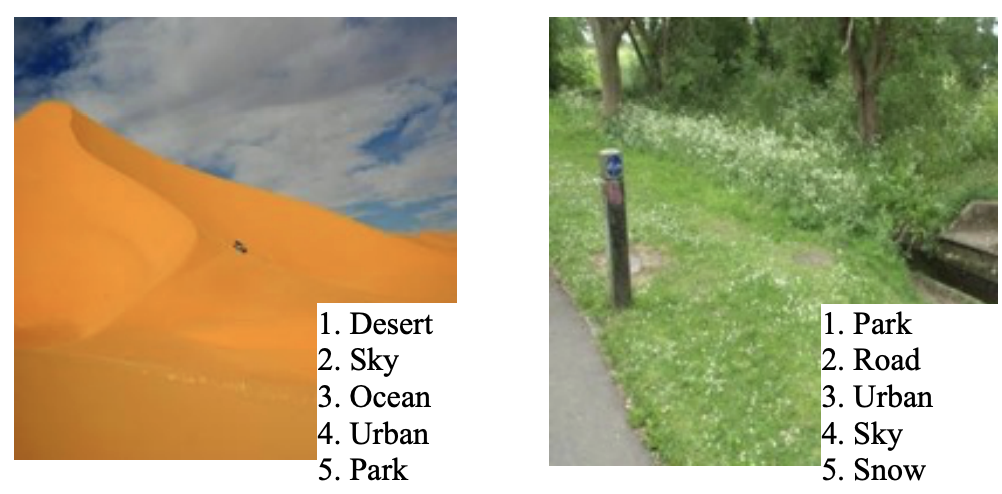
#> input picture ComputerVisionProject/Sceneclassification.png, 1002 x 494 px; its folder holds only this picture in this run
$ python -i assign2_sceneclassifier.py   (imports and definitions only)
#> lines starting #> are read from the running program, lines starting #| are printed output that depends on the picture
import os
from pathlib import Path
import pickle
from tqdm import tqdm
import warnings
import numpy as np
from skimage import io, color, transform, filters, feature
from sklearn.svm import SVC
from skimage import exposure
from sklearn.preprocessing import StandardScaler
from sklearn.pipeline import Pipeline
from sklearn.model_selection import train_test_split, GridSearchCV, StratifiedKFold
from sklearn.metrics import confusion_matrix, precision_recall_fscore_support, top_k_accuracy_score
from joblib import dump, load

# ------------------- CONFIG -------------------
RESOLUTIONS = [(64, 64)]         # matches Combination 11
HOG_PIXELS_PER_CELL = (16, 16)   # larger cell size as in Combination 11
HOG_CELLS_PER_BLOCK = (2, 2)     # same as original
HOG_ORIENTATIONS = 6              # from Combination 11
COLOR_BINS = 16                   # higher color resolution
TEXTURE_BINS = 8                  # as in Combination 11

DATA_DIR = "assignment2_places"
MODEL_FILE = "scene_svm.joblib"
LABEL_FILE = "labels.pkl"

# [1 line not run here, left out]

# ------------------- FEATURE FUNCTIONS -------------------
def extract_color_histogram(img, bins=16):
    hist_r, _ = np.histogram(img[:, :, 0], bins=bins, range=(0, 1), density=True)
    hist_g, _ = np.histogram(img[:, :, 1], bins=bins, range=(0, 1), density=True)
    hist_b, _ = np.histogram(img[:, :, 2], bins=bins, range=(0, 1), density=True)
    return np.concatenate([hist_r, hist_g, hist_b])

def extract_edge_features(img_gray):
    edge_sobel = filters.sobel(img_gray)
    hist, _ = np.histogram(edge_sobel, bins=TEXTURE_BINS, range=(0, 1), density=True)
    return hist

def extract_texture_features(img_gray):
    img_gray_uint8 = (img_gray * 255).astype(np.uint8)
    lbp = feature.local_binary_pattern(img_gray_uint8, P=8, R=1, method="uniform")
    hist, _ = np.histogram(lbp, bins=TEXTURE_BINS, range=(0, lbp.max() + 1), density=True)
    return hist

def extract_hog_features(img_gray, pixels_per_cell=(8, 8), cells_per_block=(2, 2), orientations=9):
    return feature.hog(img_gray, orientations=orientations, pixels_per_cell=pixels_per_cell,
                       cells_per_block=cells_per_block, block_norm="L2-Hys", visualize=False, feature_vector=True)

def extract_multi_features(img, resolutions=RESOLUTIONS):
    img_features = []
    for res in resolutions:
        img_resized = transform.resize(img, res, anti_aliasing=True)
        if img_resized.max() > 2.0:
            img_resized = img_resized / 255.0
        img_gray = color.rgb2gray(img_resized)

        # ---------------- Histogram Equalization ----------------
        img_gray = exposure.equalize_hist(img_gray)
        # --------------------------------------------------------

        feats_color = extract_color_histogram(img_resized, bins=COLOR_BINS)
        feats_edge = extract_edge_features(img_gray)
        feats_texture = extract_texture_features(img_gray)
        feats_hog = extract_hog_features(
            img_gray,
            pixels_per_cell=HOG_PIXELS_PER_CELL,
            cells_per_block=HOG_CELLS_PER_BLOCK,
            orientations=HOG_ORIENTATIONS
        )
        combined = np.concatenate([feats_color, feats_edge, feats_texture, feats_hog])
        img_features.append(combined)
    return np.concatenate(img_features)


# ------------------- LOAD DATASET -------------------
# [50 lines left out: functions load_dataset, train_scene_classifier, not called in this run]

# ------------------- MAIN -------------------
# [17 lines not run here, left out]

# [1 line that did not run here, left out]
# [1 line that did not run here, left out]

# Overall accuracy
# [1 line that did not run here, left out]

# Confusion matrix
# [1 line that did not run here, left out]

# Precision, recall, F1
# [1 line that did not run here, left out]

# Top-3 overall
# [1 line that did not run here, left out]

# Top-3 per class
topk_per_class = []
# [17 lines not run here, left out]

>>> import cv2
>>> picture = cv2.cvtColor(cv2.imread('Sceneclassification.png'), cv2.COLOR_BGR2RGB)
>>> result = extract_multi_features(picture)
#> the loop in extract_multi_features, `for res in resolutions:` made 1 pass
#> feats_edge on pass 1: [5, 1.9, 0.535, 0.336, 0.221, 0.0117, 0, 0]
#> pass 1, in extract_multi_features, `img_resized = transform.resize(img, res, anti_aliasing=True)`:
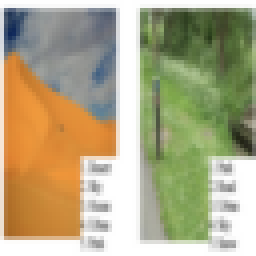
#> img_resized: shape (64, 64, 3) float64 (shown 4 times larger); mean R, G, B 0.692, 0.662, 0.526
#> pass 1, in extract_multi_features, `img_gray = color.rgb2gray(img_resized)`:
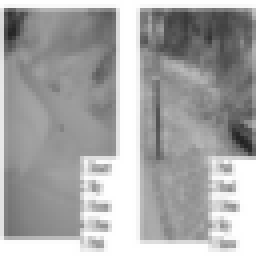
#> img_gray: shape (64, 64) float64 (shown 4 times larger); min 0.138, max 1, mean 0.658
#> pass 1, in extract_multi_features, `img_gray = exposure.equalize_hist(img_gray)`:
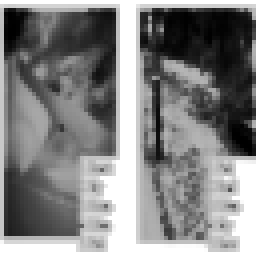
#> img_gray: shape (64, 64) float64 (shown 4 times larger); min 0.000244, max 1, mean 0.515
#> pass 1, in extract_edge_features, `edge_sobel = filters.sobel(img_gray)`:
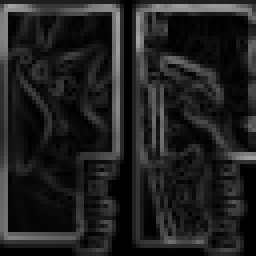
#> edge_sobel: shape (64, 64) float64 (shown 4 times larger); min 0, max 0.647, mean 0.127
#> after the loop in extract_multi_features, `for res in resolutions:`: img_features = 1 item
#> result = 280 values, max 5 at index 48, min 0 at index 16, mean 0.346
